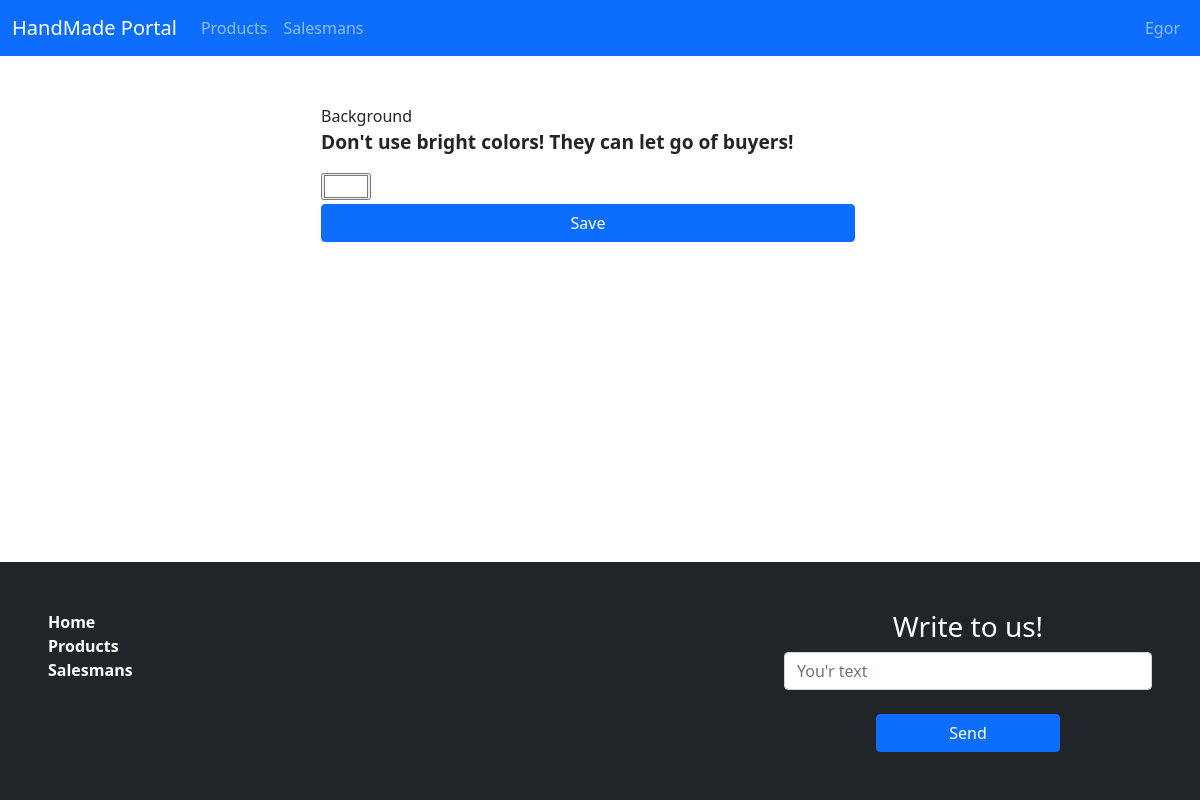
Page /user/shop-settings/ (signed in) on the earlier database version.
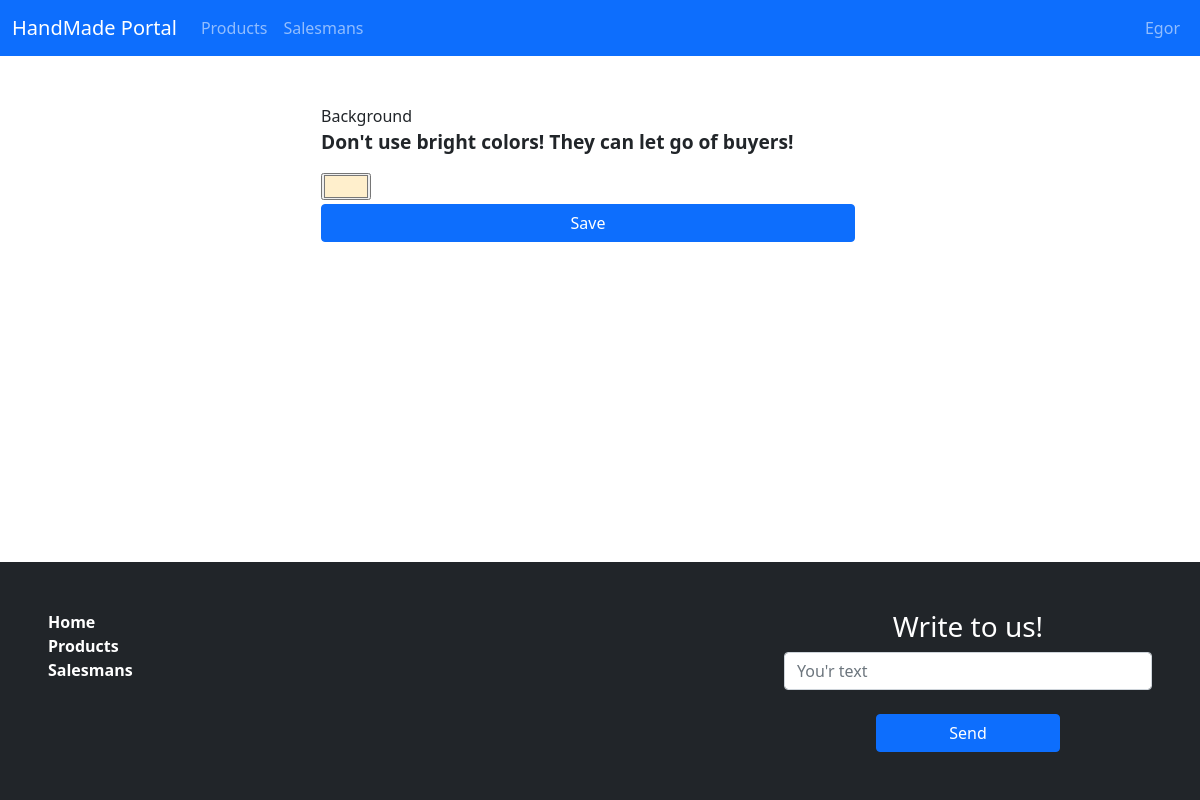
Same page on the later database version.
### users/models.py (models this page shows, shortened)
class Profile(models.Model):
    user = models.OneToOneField(User, verbose_name='User', on_delete=models.CASCADE)
    user_image = models.ImageField("User avatar", blank=True)
    name = models.CharField(max_length=255, verbose_name='Name')
    status = models.CharField(max_length=255, verbose_name="Status", default="", blank=True)
    raiting = models.PositiveIntegerField(verbose_name="Rainting", default=0)
    is_salesman = models.BooleanField(default=False, verbose_name='Is Salesman')
    verification = models.BooleanField(default=False, verbose_name='Verification')
    shop_background = models.CharField(max_length=255, verbose_name="Shop background", default="#FFFFFF")
    class Meta:
        verbose_name = 'Profile'
        verbose_name_plural = 'Profiles'

### users/views.py (the view)
# urls.py: path('shop-settings/', shop_settings, name='shop_settings'),
def shop_settings(request):
    user = Profile.objects.get(user=request.user.pk)
    data = {
        'user': user
    }
    if request.method == 'POST':
        background = request.POST.get('background')
        user.shop_background = background
        user.save()
        return redirect('shop_settings')
    return render(request, 'users/shop_settings.html', data)

### users/templates/users/shop_settings.html (shortened to what this page needs)
{% extends 'main/base.html' %}
{% load static %}
{% block content %}
<div class="row d-flex justify-content-center w-100">
    <form action="" method="post" class="w-50">
        <label for="">Background</label><br>
        <p style="font-size: 1.2rem;"><b>Don't use bright colors! They can let go of buyers!<b></b></p>
        <input type="color" name="background" id="" value="{{ user.shop_background }}">
        <input type="submit" value="Save" class="btn btn-primary w-100">
    </form>
</div>
{% endblock %}

Differences in the rows shown:
changed Profile: background "#ffffff" → "#ffefcc"
